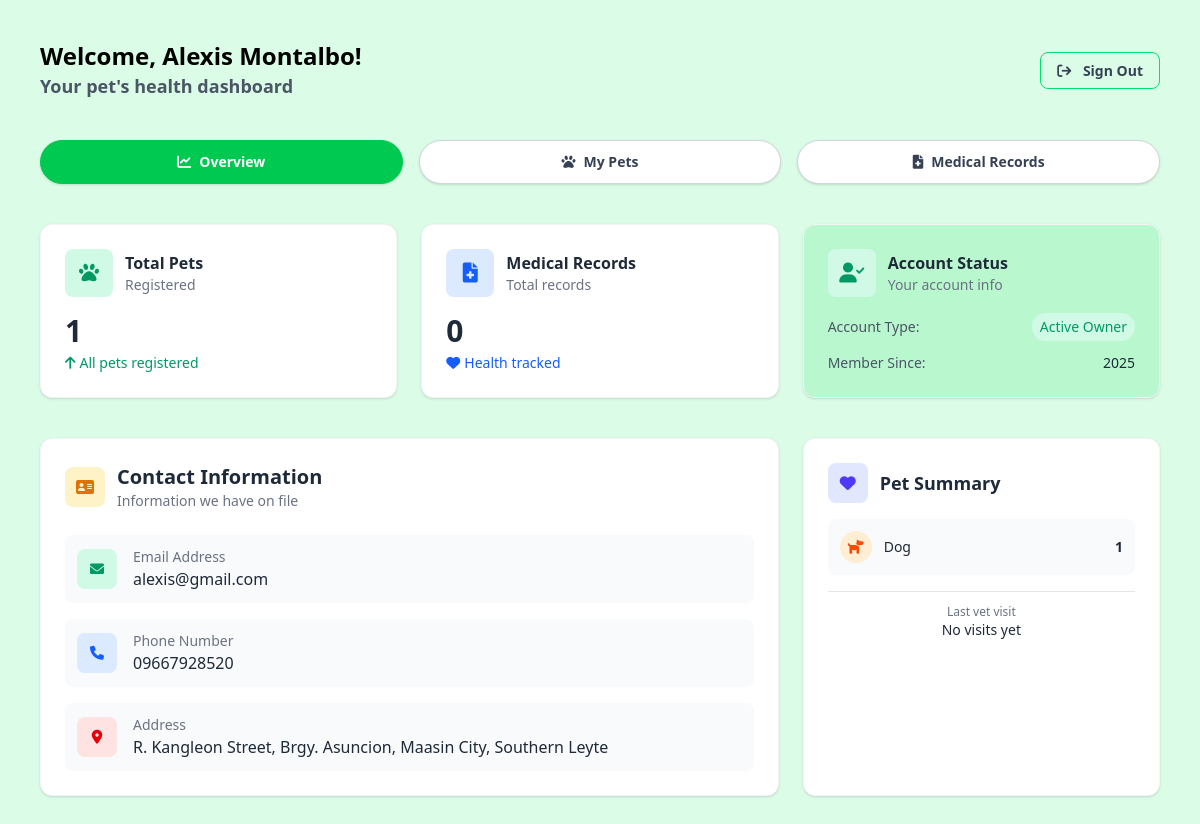
The page /owner/owner-dashboard.php (signed in) on the database its author committed.
### tables this page shows
CREATE TABLE `owners` (
  `id` bigint(20) NOT NULL,
  `user_id` bigint(20) DEFAULT NULL,
  `name` text NOT NULL,
  `email` text DEFAULT NULL,
  `phone` varchar(32) DEFAULT NULL,
  `emergency` varchar(32) DEFAULT NULL,
  `address` longtext NOT NULL,
  `created_at` timestamp NOT NULL DEFAULT current_timestamp(),
  `status` enum('Active','Inactive') NOT NULL DEFAULT 'Active'
);

CREATE TABLE `users` (
  `id` bigint(20) NOT NULL,
  `email` varchar(191) NOT NULL,
  `password` text NOT NULL,
  `access_type` enum('admin','owner') NOT NULL,
  `status` enum('Active','Inactive') NOT NULL DEFAULT 'Active'
);

CREATE TABLE `pets` (
  `id` int(10) UNSIGNED NOT NULL,
  `owner_id` bigint(20) DEFAULT NULL,
  `name` text NOT NULL,
  `species` text NOT NULL,
  `breed` text DEFAULT NULL,
  `age` int(11) DEFAULT NULL,
  `age_unit` enum('Days','Months','Years') DEFAULT NULL,
  `gender` enum('Male','Female') DEFAULT NULL,
  `weight` decimal(5,2) DEFAULT NULL,
  `weight_unit` enum('Kg','Lbs') DEFAULT NULL,
  `color` varchar(255) DEFAULT NULL,
  `birth_date` date DEFAULT NULL,
  `notes` longtext DEFAULT NULL,
  `registered_at` timestamp NOT NULL DEFAULT current_timestamp() ON UPDATE current_timestamp(),
  `status` enum('Alive','Dead') NOT NULL DEFAULT 'Alive'
);

### owner/owner-dashboard.php (the view, shortened to what the rows shown need)
<?php
include_once __DIR__ . '/../config/config.php';
require_once __DIR__ . '/../functions/session.php';
require_once __DIR__ . '/../helpers/fetch.php';
$client = SessionManager::getUser($pdo);
$pet = fetchAllData(
    $pdo,
    "SELECT * FROM pets WHERE owner_id = ?",
    [$client['owner_id']]
);
$speciesIcons = [
    'Dog' => ['icon' => 'fa-dog', 'bg' => 'bg-orange-100', 'color' => 'text-orange-600'],
    'Cat' => ['icon' => 'fa-cat', 'bg' => 'bg-purple-100', 'color' => 'text-purple-600'],
    'Bird' => ['icon' => 'fa-dove', 'bg' => 'bg-blue-100', 'color' => 'text-blue-600'],
    'Rabbit' => ['icon' => 'fa-carrot', 'bg' => 'bg-pink-100', 'color' => 'text-pink-600'],
    'Fish' => ['icon' => 'fa-fish', 'bg' => 'bg-cyan-100', 'color' => 'text-cyan-600'],
    'default' => ['icon' => 'fa-paw', 'bg' => 'bg-gray-100', 'color' => 'text-gray-600']
];
$speciesCount = [];
foreach ($pet as $p) {
    $species = ucfirst(strtolower($p['species']));
    $speciesCount[$species] = ($speciesCount[$species] ?? 0) + 1;
}
$Uppercase = ucfirst($client['status']);
?>
<!DOCTYPE html>
<html lang="en">
<head>
    <link rel="stylesheet" href="https://cdnjs.cloudflare.com/ajax/libs/font-awesome/6.0.0-beta3/css/all.min.css">
    <link rel="stylesheet" href="../assets/css/output.css">
</head>
<body class="bg-green-100 min-h-screen">
    <?php include_once '../includes/owner-header.php'; ?>
    <main class="p-4 md:p-10 max-w-[1400px] mx-auto">
        <section class="stats-grid grid grid-cols-1 sm:grid-cols-2 lg:grid-cols-3 gap-4 md:gap-6 mb-6 md:mb-10">
            <div
                class="bg-green-200 rounded-xl shadow-sm border border-gray-100 p-4 md:p-6 card-hover sm:col-span-2 lg:col-span-1">
                <div class="space-y-2 md:space-y-3">
                    <div class="flex items-center justify-between">
                        <span class="text-xs md:text-sm text-gray-600">Account Type:</span>
                        <span
                            class="text-xs md:text-sm font-medium text-emerald-600 bg-emerald-100 px-2 py-1 rounded-full">
                            <?= htmlspecialchars($Uppercase) ?> Owner
                        </span>
                    </div>
                    <div class="flex items-center justify-between">
                        <span class="text-xs md:text-sm text-gray-600">Member Since:</span>
                        <span class="text-xs md:text-sm font-medium text-gray-800">
                            <?= date('Y', strtotime($client['created_at'])) ?>
                        </span>
                    </div>
                </div>
            </div>
        </section>
        <section class="main-grid grid grid-cols-1 lg:grid-cols-3 gap-4 md:gap-6">
            <div class="lg:col-span-2 bg-white rounded-xl shadow-sm border border-gray-100 p-4 md:p-6">
                <div class="space-y-3 md:space-y-4">
                    <div class="flex items-center p-3 bg-gray-50 rounded-lg">
                        <div class="min-w-0 flex-1">
                            <p class="text-xs md:text-sm text-gray-500">Email Address</p>
                            <p class="font-medium text-gray-800 text-sm md:text-base truncate">
                                <?= htmlspecialchars($client['email']); ?>
                            </p>
                        </div>
                    </div>
                    <div class="flex items-center p-3 bg-gray-50 rounded-lg">
                        <div class="min-w-0 flex-1">
                            <p class="text-xs md:text-sm text-gray-500">Phone Number</p>
                            <p class="font-medium text-gray-800 text-sm md:text-base">
                                <?= htmlspecialchars($client['phone']); ?>
                            </p>
                        </div>
                    </div>
                    <div class="flex items-center p-3 bg-gray-50 rounded-lg">
                        <div class="min-w-0 flex-1">
                            <p class="text-xs md:text-sm text-gray-500">Address</p>
                            <p class="font-medium text-gray-800 text-sm md:text-base">
                                <?= htmlspecialchars($client['address']); ?>
                            </p>
                        </div>
                    </div>
                </div>
            </div>
            <div class="bg-white rounded-xl shadow-sm border border-gray-100 p-4 md:p-6">
                <div class="space-y-3 md:space-y-4">
                    <?php foreach ($speciesCount as $species => $count):
                        $iconData = $speciesIcons[$species] ?? $speciesIcons['default'];
                        ?>
                        <div class="flex items-center justify-between p-2 md:p-3 bg-gray-50 rounded-lg">
                            <div class="flex items-center space-x-2 md:space-x-3">
                                <div
                                    class="w-6 h-6 md:w-8 md:h-8 <?= $iconData['bg']; ?> rounded-full flex items-center justify-center">
                                    <i
                                        class="fa-solid <?= $iconData['icon']; ?> <?= $iconData['color']; ?> text-xs md:text-sm"></i>
                                </div>
                                <span
                                    class="text-xs md:text-sm font-medium text-gray-800"><?= htmlspecialchars($species); ?></span>
                            </div>
                            <span class="text-xs md:text-sm font-bold text-gray-800"><?= $count; ?></span>
                        </div>
                    <?php endforeach; ?>
                </div>
            </div>
        </section>
    </main>
</body>
</html>

### includes/owner-header.php (shortened to what the rows shown need)
<header class="max-w-[1400px] mx-auto">
    <section class="p-4 md:p-10 w-full flex flex-row items-center justify-between space-y-0">
        <div class="flex-1">
            <div class="flex items-center space-x-2">
                <?php if ($client): ?>
                    <h1 class="font-bold text-base sm:text-lg md:text-2xl">
                        Welcome, <?= htmlspecialchars($client['name']); ?>!
                    </h1>
                <?php endif; ?>
            </div>
            <h2 class="text-xs sm:text-sm md:text-lg font-semibold text-gray-600">
                Your pet's health dashboard
            </h2>
        </div>
    </section>
</header>

### rows shown on the page
owners: name "Alexis Montalbo", status "Active", created_at "2025", user.email "alexis@gmail.com", phone "09667928520", address "R. Kangleon Street, Brgy. Asuncion, Maasin City, Southern Leyte"
pets: species "Dog", count "1"

### other values the page prints
$petCount['total'] "1"
$medicalRecordCount['total'] "0"
